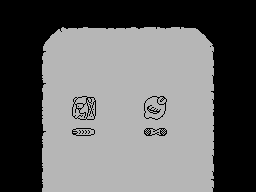

This game map was drawn from its Tiled (.tmx) file and the tilesets committed beside it. A one-line description and the full map source follow:
An orthogonal 32x24 tile map with 8x8 px tiles, 1 tile layer (Tile Layer 1).

<map version="1.0" orientation="orthogonal" renderorder="right-down" width="32" height="24" tilewidth="8" tileheight="8" nextobjectid="1">
 <tileset firstgid="1" name="tiles" tilewidth="8" tileheight="8" tilecount="256" columns="16">
  <image source="maya-tablet4-tiles.png" width="128" height="128" />
 </tileset>
 <layer name="Tile Layer 1" width="32" height="24">
  <data encoding="csv">
1,1,1,1,1,1,1,1,1,1,1,1,1,1,1,1,1,1,1,1,1,1,1,1,1,1,1,1,1,1,1,1,
1,1,1,1,1,1,1,1,1,1,1,1,1,1,1,1,1,1,1,1,1,1,1,1,1,1,1,1,1,1,1,1,
1,1,1,1,1,1,1,1,1,1,1,1,1,1,1,1,1,1,1,1,1,1,1,1,1,1,1,1,1,1,1,1,
1,1,1,1,1,1,1,2,5,6,7,4,4,5,5,6,7,5,3,8,6,7,8,4,10,1,1,1,1,1,1,1,
1,1,1,1,1,1,9,24,24,24,24,24,24,24,24,24,24,24,24,24,24,24,24,24,24,23,1,1,1,1,1,1,
1,1,1,1,1,11,24,24,24,24,24,24,24,24,24,24,24,24,24,24,24,24,24,24,24,24,17,1,1,1,1,1,
1,1,1,1,1,14,24,24,24,24,24,24,24,24,24,24,24,24,24,24,24,24,24,24,24,24,19,1,1,1,1,1,
1,1,1,1,1,13,24,24,24,24,24,24,24,24,24,24,24,24,24,24,24,24,24,24,24,24,21,1,1,1,1,1,
1,1,1,1,1,16,24,24,24,24,24,24,24,24,24,24,24,24,24,24,24,24,24,24,24,24,20,1,1,1,1,1,
1,1,1,1,1,12,24,24,24,24,24,24,24,24,24,24,24,24,24,24,24,24,24,24,24,24,19,1,1,1,1,1,
1,1,1,1,1,14,24,24,24,24,24,24,24,24,24,24,24,24,24,24,24,24,24,24,24,24,21,1,1,1,1,1,
1,1,1,1,1,13,24,24,24,24,24,24,24,24,24,24,24,24,24,24,24,24,24,24,24,24,22,1,1,1,1,1,
1,1,1,1,1,15,24,24,24,33,34,35,24,24,24,24,24,24,36,37,38,24,24,24,24,24,19,1,1,1,1,1,
1,1,1,1,1,12,24,24,24,49,50,51,24,24,24,24,24,24,52,53,54,24,24,24,24,24,18,1,1,1,1,1,
1,1,1,1,1,12,24,24,24,55,56,57,24,24,24,24,24,24,58,59,60,24,24,24,24,24,21,1,1,1,1,1,
1,1,1,1,1,13,24,24,24,24,24,24,24,24,24,24,24,24,24,24,24,24,24,24,24,24,18,1,1,1,1,1,
1,1,1,1,1,14,24,24,24,39,40,41,24,24,24,24,24,24,42,43,44,24,24,24,24,24,20,1,1,1,1,1,
1,1,1,1,1,12,24,24,24,24,24,24,24,24,24,24,24,24,24,24,24,24,24,24,24,24,18,1,1,1,1,1,
1,1,1,1,1,15,24,24,24,24,24,24,24,24,24,24,24,24,24,24,24,24,24,24,24,24,18,1,1,1,1,1,
1,1,1,1,1,16,24,24,24,24,24,24,24,24,24,24,24,24,24,24,24,24,24,24,24,24,19,1,1,1,1,1,
1,1,1,1,1,12,24,24,24,24,24,24,24,24,24,24,24,24,24,24,24,24,24,24,24,24,21,1,1,1,1,1,
1,1,1,1,1,15,24,24,24,24,24,24,24,24,24,24,24,24,24,24,24,24,24,24,24,24,19,1,1,1,1,1,
1,1,1,1,1,12,24,24,24,24,24,24,24,24,24,24,24,24,24,24,24,24,24,24,24,24,22,1,1,1,1,1,
1,1,1,1,1,15,24,24,24,24,24,24,24,24,24,24,24,24,24,24,24,24,24,24,24,24,19,1,1,1,1,1
</data>
 </layer>
</map>
